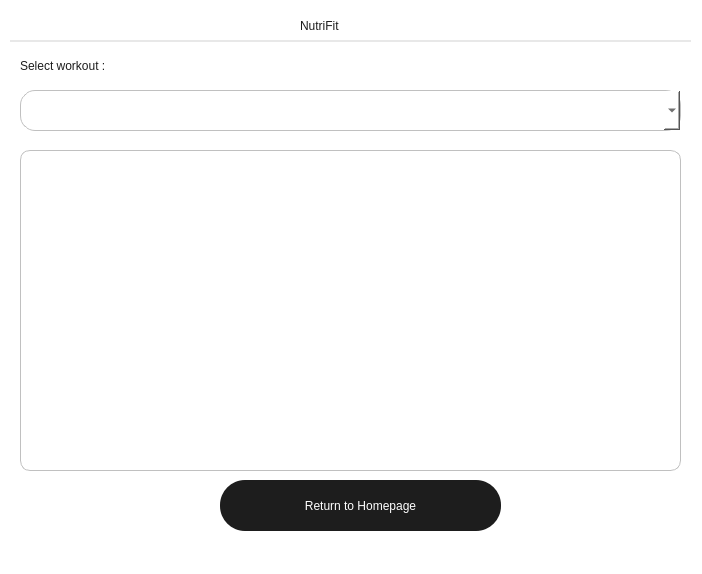
<?xml version="1.0" encoding="UTF-8"?>
<ui version="4.0">
 <class>WorkoutName</class>
 <widget class="QWidget" name="WorkoutName">
  <property name="geometry">
   <rect>
    <x>0</x>
    <y>0</y>
    <width>702</width>
    <height>574</height>
   </rect>
  </property>
  <property name="windowTitle">
   <string>Form</string>
  </property>
  <property name="styleSheet">
   <string notr="true">QWidget{
background-color:white
}</string>
  </property>
  <widget class="QComboBox" name="workout_name_list">
   <property name="geometry">
    <rect>
     <x>20</x>
     <y>90</y>
     <width>661</width>
     <height>41</height>
    </rect>
   </property>
   <property name="styleSheet">
    <string notr="true">QComboBox{
background-color:white;
font:400 13px &quot;Epilogue&quot;;
border:1px solid #c0c0c0;
border-radius:15px;
color:#1d1d1d;
padding-left:5px
}</string>
   </property>
  </widget>
  <widget class="QLabel" name="label">
   <property name="geometry">
    <rect>
     <x>20</x>
     <y>50</y>
     <width>191</width>
     <height>31</height>
    </rect>
   </property>
   <property name="styleSheet">
    <string notr="true">QLabel{
background-color:transparent;
font:600 25px solid #1d1d1d;
color:#1d1d1d
}</string>
   </property>
   <property name="text">
    <string>Select workout :</string>
   </property>
  </widget>
  <widget class="QListWidget" name="workout_disp_widget">
   <property name="geometry">
    <rect>
     <x>20</x>
     <y>150</y>
     <width>661</width>
     <height>321</height>
    </rect>
   </property>
   <property name="styleSheet">
    <string notr="true">QListWidget{
border:1px solid#c0c0c0;
border-radius:10px;
color:#1d1d1d;
font:500 20px &quot;Epilogue&quot;;
padding-top:10px;
padding-bottom:10px;
padding-left:5px;
}</string>
   </property>
  </widget>
  <widget class="QLabel" name="label_2">
   <property name="geometry">
    <rect>
     <x>300</x>
     <y>10</y>
     <width>101</width>
     <height>31</height>
    </rect>
   </property>
   <property name="styleSheet">
    <string notr="true">QLabel{
	font:600 25px &quot;Epilogue&quot;;
	color:#1D1D1D;
	background-color:white;
}</string>
   </property>
   <property name="text">
    <string>NutriFit</string>
   </property>
  </widget>
  <widget class="Line" name="line">
   <property name="geometry">
    <rect>
     <x>10</x>
     <y>40</y>
     <width>681</width>
     <height>2</height>
    </rect>
   </property>
   <property name="maximumSize">
    <size>
     <width>16777215</width>
     <height>16</height>
    </size>
   </property>
   <property name="styleSheet">
    <string notr="true">#line{
	height:1px;
	background-color: #e8e8e8;
	border:none;
}</string>
   </property>
   <property name="orientation">
    <enum>Qt::Orientation::Horizontal</enum>
   </property>
  </widget>
  <widget class="QPushButton" name="goback_btn">
   <property name="geometry">
    <rect>
     <x>220</x>
     <y>480</y>
     <width>281</width>
     <height>51</height>
    </rect>
   </property>
   <property name="styleSheet">
    <string notr="true">QPushButton{
color:white;
font:500 15px &quot;Epilogue&quot;;
background-color:#1d1d1d;
border-radius:25px
}</string>
   </property>
   <property name="text">
    <string>Return to Homepage</string>
   </property>
  </widget>
 </widget>
 <resources/>
 <connections/>
</ui>
